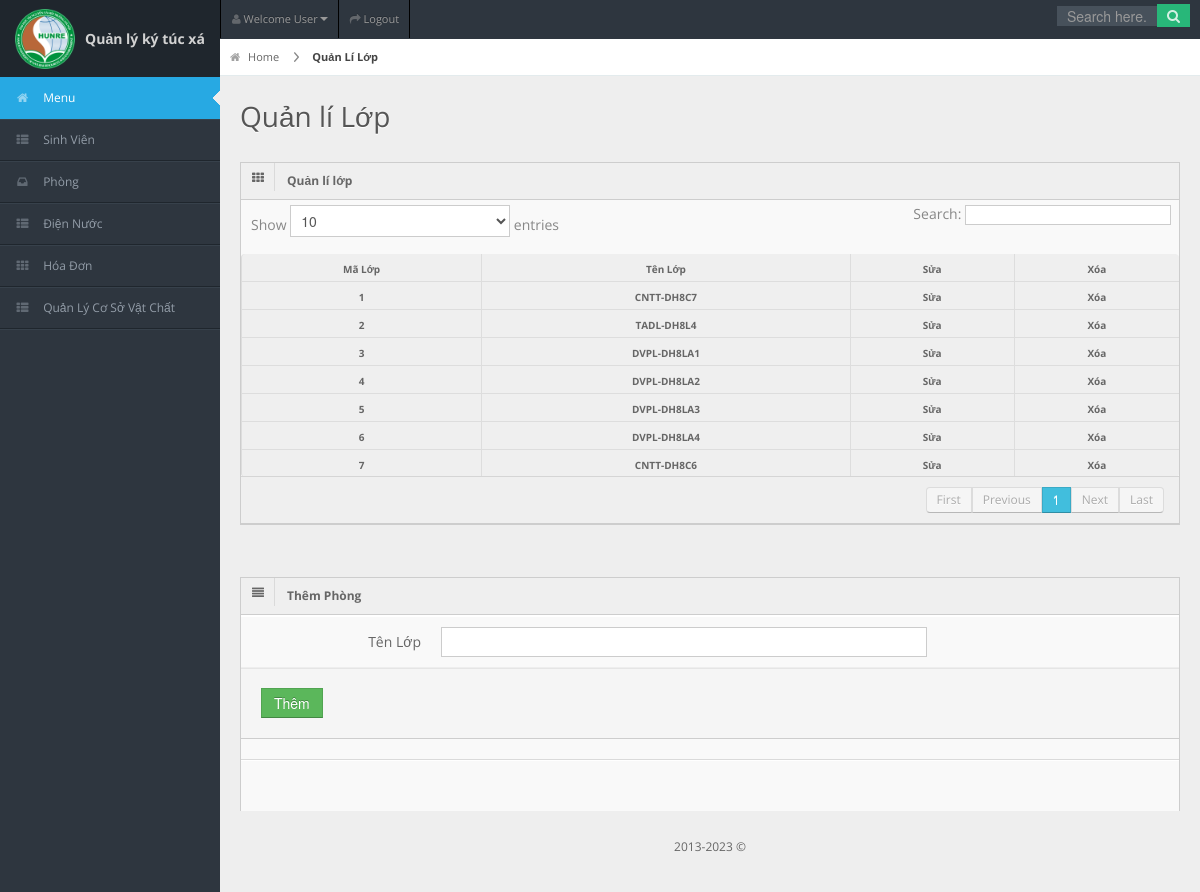
/QL_KTX_SV/QL_KTX_SV/index.php?page=QL-Lop (signed in), run on the app's committed database.
### tables this page shows
CREATE TABLE `lop` (
  `MaLop` int(255) NOT NULL,
  `TenLop` varchar(255) NOT NULL
);

### QL_KTX_SV/QL_KTX_SV/include/Lop/QL-Lop.php (the view, shortened to what this page needs)
<div id="content-header">
        <div id="breadcrumb"> <a href="?page=dashboard" title="Go to Home" class="tip-bottom"><i class="icon-home"></i> Home</a> <a href="?page=QL-Lop" class="current">Quản Lí Lớp</a> </div>
    <h1>Quản lí Lớp</h1>
</div>
      <div class="container-fluid">
		<div class="widget-box">
          <div class="widget-title"> <span class="icon"><i class="icon-th"></i></span>
            <h5>Quản lí lớp</h5>
          </div>
          <div class="widget-content nopadding">
            <table class="table table-bordered data-table">
              <thead>
                <tr>
                  <th>Mã Lớp</th>
                  <th>Tên Lớp</th>
                  <th>Sửa </th>
                  <th>Xóa</th>
                </tr>
              </thead>
              <tbody>
              	<?php
                	$sql="select * from lop  ";
					$query=mysqli_query($conn,$sql);
					while($row=mysqli_fetch_assoc($query))
					{	?>
							<tr class='gradeU'>
								<th><?php echo $row['MaLop'] ?></th>
								<th><?php echo $row['TenLop']?></th>
                                <th> <a href="?page=Sua-Lop&&MaLop=<?php echo $row['MaLop'] ?>">Sửa</a></th>
                                <th> <a href="?page=Xoa-Lop&&MaLop=<?php echo $row['MaLop'] ?>" onclick='return deleteAction();'>Xóa</a></th>
                              </tr>
						<?php
					}
				?>
               </tbody>
            </table>
          </div>
        </div>
        </div>
        <div class="container-fluid">
      <div class="row-fluid">
    <div class="span12">
      <div class="widget-box">
        <div class="widget-title"> <span class="icon"> <i class="icon-align-justify"></i> </span>
          <h5>Thêm Phòng</h5>
        </div>
        <div class="widget-content nopadding">
          <form action="#" method="post" class="form-horizontal">
            <div class="control-group">
            <div class="control-group">
              <label class="control-label">Tên Lớp</label>
              <div class="controls">
                <input type="text" name="Lop" class="span8"required  />
              </div>
            </div>
            <div class="form-actions">
              <button type="submit" name="btnThemLop" class="btn btn-success">Thêm</button>
            </div>
          </form>
        </div>
      </div>

### QL_KTX_SV/QL_KTX_SV/css/matrix-style.css (style rules this page uses)
* { outline:none !important; -moz-outline: none !important; }
html, body { height:100% }
body { overflow-x: hidden; margin-top: -10px; font-family: 'Open Sans', sans-serif; font-size:12px; color:#666; }
a { color:#666; }
select, textarea, input[type="text"], input[type="password"], input[type="datetime"], input[type="datetime-local"], input[type="date"], input[type="month"], input[type="time"], input[type="week"], input[type="number"], input[type="email"], input[type="url"], input[type="search"], input[type="tel"], input[type="color"], .uneditable-input, .label, .dropdown-menu, .btn, .well, .progress, .table-bordered, .btn-group > .btn:first-child, .btn-group > .btn:last-child, .btn-group > .btn:last-child, .btn-group > .dropdown-toggle, .alert { border-radius:0px; }
.btn, textarea, input[type="text"], input[type="password"], input[type="datetime"], input[type="datetime-local"], input[type="date"], input[type="month"], input[type="time"], input[type="week"], input[type="number"], input[type="email"], input[type="url"], input[type="search"], input[type="tel"], input[type="color"], .uneditable-input { box-shadow:none; }
.progress, .progress-success .bar, .progress .bar-success, .progress-warning .bar, .progress .bar-warning, .progress-danger .bar, .progress .bar-danger, .progress-info .bar, .progress .bar-info, .btn, .btn-primary { background-image:none; }
.form-horizontal .form-actions { padding-left:20px; }
#content-header { position: abslute; width: 100%; margin-top: -38px; z-index: 20; }
#content-header h1 { color: #555555; font-size: 28px; font-weight: normal; float: none; text-shadow: 0 1px 0 #ffffff; margin-left: 20px; position: relative; }
#content-header h1, #content-header .btn-group { margin-top: 20px; }
.container-fluid .row-fluid:first-child { margin-top: 20px; }
#breadcrumb { background-color: #fff; border-bottom: 1px solid #e3ebed; }
#breadcrumb a { padding: 8px 20px 8px 10px; display: inline-block; background-image: url('../img/breadcrumb.png'); background-position: center right; background-repeat: no-repeat; font-size: 11px; color: #666666; }
#breadcrumb a:last-child { background-image:none; }
#breadcrumb a.current { font-weight: bold; color: #444444; }
#breadcrumb a i { margin-right: 5px; opacity: .6; }
.stat-boxes .peity_bar_good, .stat-boxes .peity_line_good, { color: #459D1C; }
.widget-box { background: none repeat scroll 0 0 #F9F9F9; border-left: 1px solid #CDCDCD; border-top: 1px solid #CDCDCD; border-right: 1px solid #CDCDCD; clear: both; margin-top: 16px; margin-bottom: 16px; position: relative; }
.widget-title, .modal-header, .table th, div.dataTables_wrapper .ui-widget-header { background:#efefef; border-bottom: 1px solid #CDCDCD; height: 36px; }
.widget-title span.icon { padding: 9px 10px 7px 11px; float: left; border-right:1px solid #dadada; }
.widget-title h5 { color: #666; float: left; font-size: 12px; font-weight: bold; padding: 12px; line-height: 12px; margin: 0; }
.widget-content { padding:15px; border-bottom: 1px solid #cdcdcd; }
.table th { height: auto; font-size: 10px; padding: 5px 10px 2px; border-bottom: 0; text-align: center; color: #666666; }
.nopadding { padding: 0 !important; }
.nopadding .table { margin-bottom: 0; }
.nopadding .table-bordered { border: 0; }
form { margin-bottom: 0; }
.form-horizontal .control-group { border-top: 1px solid #ffffff; border-bottom: 1px solid #eeeeee; margin-bottom: 0; }
.form-horizontal .control-group:last-child { border-bottom: 0; }
.form-horizontal .control-label { padding-top: 15px; width: 180px; }
.form-horizontal .controls { margin-left: 200px; padding: 10px 0; }
.form-horizontal .form-actions { margin-top: 0; margin-bottom: 0; }

### QL_KTX_SV/QL_KTX_SV/css/matrix-media.css (style rules this page uses)
body { background:#2E363F; }

### data on the page
lop: MaLop "1", TenLop "CNTT-DH8C7"
lop: MaLop "2", TenLop "TADL-DH8L4"
lop: MaLop "3", TenLop "DVPL-DH8LA1"
lop: MaLop "4", TenLop "DVPL-DH8LA2"
lop: MaLop "5", TenLop "DVPL-DH8LA3"
lop: MaLop "6", TenLop "DVPL-DH8LA4"
lop: MaLop "7", TenLop "CNTT-DH8C6"
